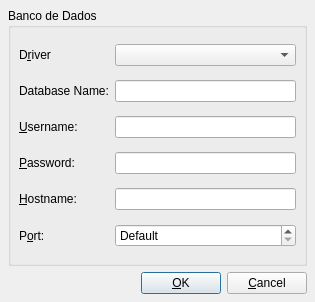
<ui version="4.0" >
 <class>ConnectionDialog</class>
 <widget class="QDialog" name="ConnectionDialog" >
  <property name="geometry" >
   <rect>
    <x>0</x>
    <y>0</y>
    <width>315</width>
    <height>302</height>
   </rect>
  </property>
  <property name="windowTitle" >
   <string>Connect...</string>
  </property>
  <layout class="QVBoxLayout" >
   <property name="spacing" >
    <number>6</number>
   </property>
   <property name="margin" >
    <number>8</number>
   </property>
   <item>
    <widget class="QGroupBox" name="connGroupBox" >
     <property name="title" >
      <string>Banco de Dados</string>
     </property>
     <layout class="QGridLayout" >
      <property name="margin" >
       <number>8</number>
      </property>
      <property name="spacing" >
       <number>6</number>
      </property>
      <item row="0" column="1" >
       <widget class="QComboBox" name="comboDriver" />
      </item>
      <item row="2" column="0" >
       <widget class="QLabel" name="textLabel4" >
        <property name="text" >
         <string>&amp;Username:</string>
        </property>
        <property name="buddy" >
         <cstring>editUsername</cstring>
        </property>
       </widget>
      </item>
      <item row="0" column="0" >
       <widget class="QLabel" name="textLabel2" >
        <property name="text" >
         <string>D&amp;river</string>
        </property>
        <property name="buddy" >
         <cstring>comboDriver</cstring>
        </property>
       </widget>
      </item>
      <item row="1" column="1" >
       <widget class="QLineEdit" name="editDatabase" />
      </item>
      <item row="5" column="1" >
       <widget class="QSpinBox" name="portSpinBox" >
        <property name="specialValueText" >
         <string>Default</string>
        </property>
        <property name="minimum" >
         <number>-1</number>
        </property>
        <property name="maximum" >
         <number>65535</number>
        </property>
        <property name="value" >
         <number>-1</number>
        </property>
       </widget>
      </item>
      <item row="1" column="0" >
       <widget class="QLabel" name="textLabel3" >
        <property name="text" >
         <string>Database Name:</string>
        </property>
        <property name="buddy" >
         <cstring>editDatabase</cstring>
        </property>
       </widget>
      </item>
      <item row="3" column="1" >
       <widget class="QLineEdit" name="editPassword" >
        <property name="echoMode" >
         <enum>QLineEdit::Password</enum>
        </property>
       </widget>
      </item>
      <item row="2" column="1" >
       <widget class="QLineEdit" name="editUsername" />
      </item>
      <item row="4" column="1" >
       <widget class="QLineEdit" name="editHostname" />
      </item>
      <item row="4" column="0" >
       <widget class="QLabel" name="textLabel5" >
        <property name="text" >
         <string>&amp;Hostname:</string>
        </property>
        <property name="buddy" >
         <cstring>editHostname</cstring>
        </property>
       </widget>
      </item>
      <item row="5" column="0" >
       <widget class="QLabel" name="textLabel5_2" >
        <property name="text" >
         <string>P&amp;ort:</string>
        </property>
        <property name="buddy" >
         <cstring>portSpinBox</cstring>
        </property>
       </widget>
      </item>
      <item row="3" column="0" >
       <widget class="QLabel" name="textLabel4_2" >
        <property name="text" >
         <string>&amp;Password:</string>
        </property>
        <property name="buddy" >
         <cstring>editPassword</cstring>
        </property>
       </widget>
      </item>
     </layout>
    </widget>
   </item>
   <item>
    <layout class="QHBoxLayout" >
     <property name="spacing" >
      <number>6</number>
     </property>
     <property name="margin" >
      <number>0</number>
     </property>
     <item>
      <spacer>
       <property name="orientation" >
        <enum>Qt::Horizontal</enum>
       </property>
       <property name="sizeType" >
        <enum>QSizePolicy::Expanding</enum>
       </property>
       <property name="sizeHint" stdset="0" >
        <size>
         <width>20</width>
         <height>20</height>
        </size>
       </property>
      </spacer>
     </item>
     <item>
      <widget class="QPushButton" name="okButton" >
       <property name="text" >
        <string>&amp;OK</string>
       </property>
       <property name="default" >
        <bool>true</bool>
       </property>
      </widget>
     </item>
     <item>
      <widget class="QPushButton" name="cancelButton" >
       <property name="text" >
        <string>&amp;Cancel</string>
       </property>
      </widget>
     </item>
    </layout>
   </item>
  </layout>
 </widget>
 <tabstops>
  <tabstop>comboDriver</tabstop>
  <tabstop>editDatabase</tabstop>
  <tabstop>editUsername</tabstop>
  <tabstop>editPassword</tabstop>
  <tabstop>editHostname</tabstop>
  <tabstop>portSpinBox</tabstop>
  <tabstop>okButton</tabstop>
  <tabstop>cancelButton</tabstop>
 </tabstops>
 <resources/>
 <connections/>
</ui>
